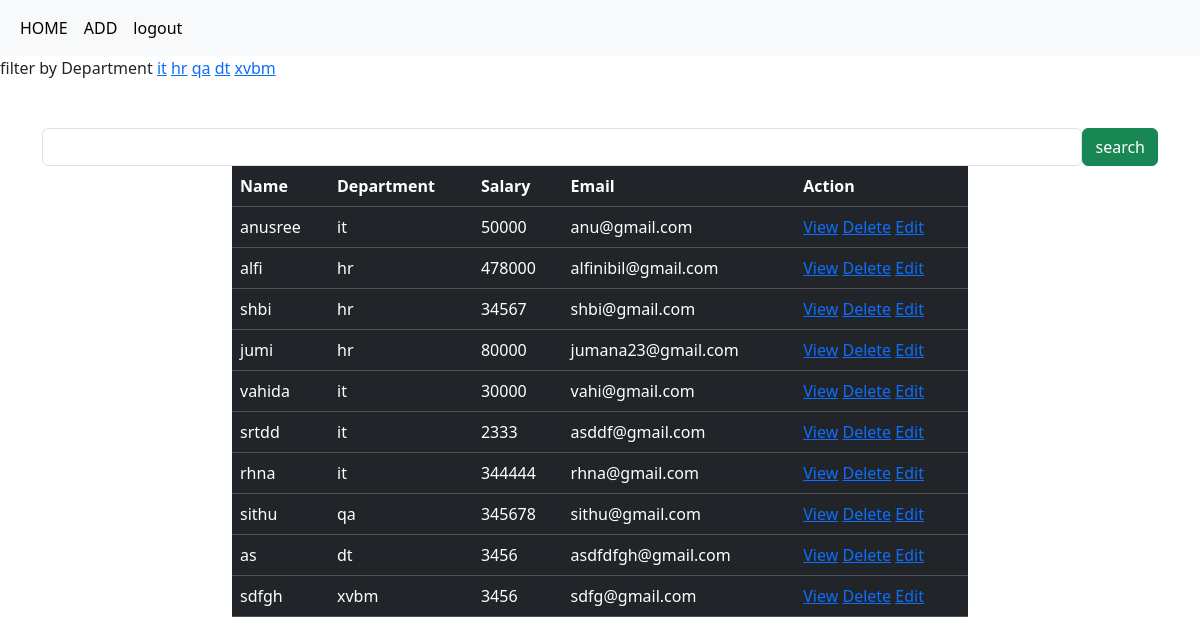
Page /emp/all/ (signed in) on the committed database.
### crm/models.py (models this page shows, shortened)
class Employees(models.Model):
    name=models.CharField(max_length=200)
    department=models.CharField(max_length=200)
    salary=models.PositiveIntegerField()
    email=models.EmailField(unique=True  )
    age=models.PositiveIntegerField()
    contact=models.CharField(null=True, max_length=200)
    profile_pic=models.ImageField(upload_to="images",null=True,blank=True)
    dob=models.DateField(null=True,blank=True)

### crm/views.py (the view, shortened to what this page needs)
# urls.py: path('emp/all/',views.EmployeeListView.as_view(),name="emp-all"),
@method_decorator(signin_required,name="dispatch")
class EmployeeListView(View):
    def get(self,request,*args,**kwargs):
        qs=Employees.objects.all()
        departments=Employees.objects.all().values_list("department",flat=True).distinct()
        print(departments)
        if "department" in request.GET:
            dept=request.GET.get("department")
            qs=qs.filter(department__iexact=dept)
        return render(request,"emp_list.html",{"data":qs,"departments":departments})

### crm/views.py (called while the page is built)
def signin_required(fn):
    def wrapper(request,*args,**kwargs):
        if not request.user.is_authenticated:
            messages.error(request,"invalid session")
            return redirect("signin")
        else:
            return fn(request,*args,**kwargs)
    return wrapper

### crm/templates/emp_list.html (shortened to what this page needs)
{%extends 'base.html'%}
{%block body_block%}
<div>
    filter by Department
    {%for dep in departments%}
        <a href="{%url 'emp-all'%}?department={{dep}}">{{dep}}</a>
    {%endfor%}
</div>
<div class="container mt-5" >
    <div class="row">
       <form action="" method="post">
        <div class="d-flex">
          <input type="text" name="box" class="form-control">
          <button type="submit" class="btn btn-success">search</button>
         </div>
       </form>
    </div>
  </div>
    <div class="container">
        <div class="row">
            <div class="col-2"></div>
            <div class="col-8">
                <table class="table table-dark table-stripped caption-top">
                    <tr>
                        <td><b>Name</b></td>
                        <td><b>Department</b></td>
                        <td><b>Salary</b></td>
                        <td><b>Email</b></td>
                        <td><b>Action</b></td>
                    </tr>
                       {%for emp in data%}
                       <tr>
                        <td>{{emp.name}}</td>
                        <td>{{emp.department}}</td>
                        <td>{{emp.salary}}</td>
                        <td>{{emp.email}}</td>
                        <td>
                            <a href="{%url 'emp-detail' emp.id%}">View</a>
                            <a href="{%url 'emp-delete' emp.id%}">Delete</a>
                            <a href="{%url 'emp-edit' emp.id%}">Edit</a>
                        </td>
                       </tr>
                       {%endfor%}
                </table>
            </div>
            <div class="col-2"></div>
        </div>
    </div>
{%endblock%}

### rows in the picture
Employees: name "anusree", department "it", salary "50000", email "anu@gmail.com"
Employees: name "alfi", department "hr", salary "478000", email "alfinibil@gmail.com"
Employees: name "shbi", department "hr", salary "34567", email "shbi@gmail.com"
Employees: name "jumi", department "hr", salary "80000", email "jumana23@gmail.com"
Employees: name "vahida", department "it", salary "30000", email "vahi@gmail.com"
Employees: name "srtdd", department "it", salary "2333", email "asddf@gmail.com"
Employees: name "rhna", department "it", salary "344444", email "rhna@gmail.com"
Employees: name "sithu", department "qa", salary "345678", email "sithu@gmail.com"
Employees: name "as", department "dt", salary "3456", email "asdfdfgh@gmail.com"
Employees: name "sdfgh", department "xvbm", salary "3456", email "sdfg@gmail.com"

### other values in the picture
{{ dep }} "it" "hr" "qa" "dt" "xvbm"
